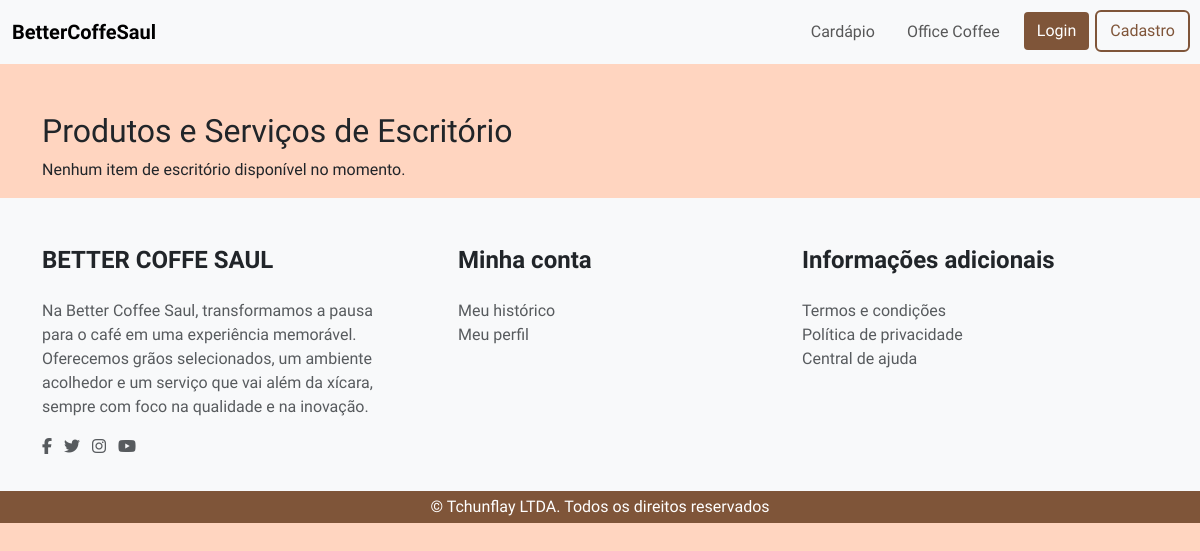
The app's page /coffeoffice/, older data.
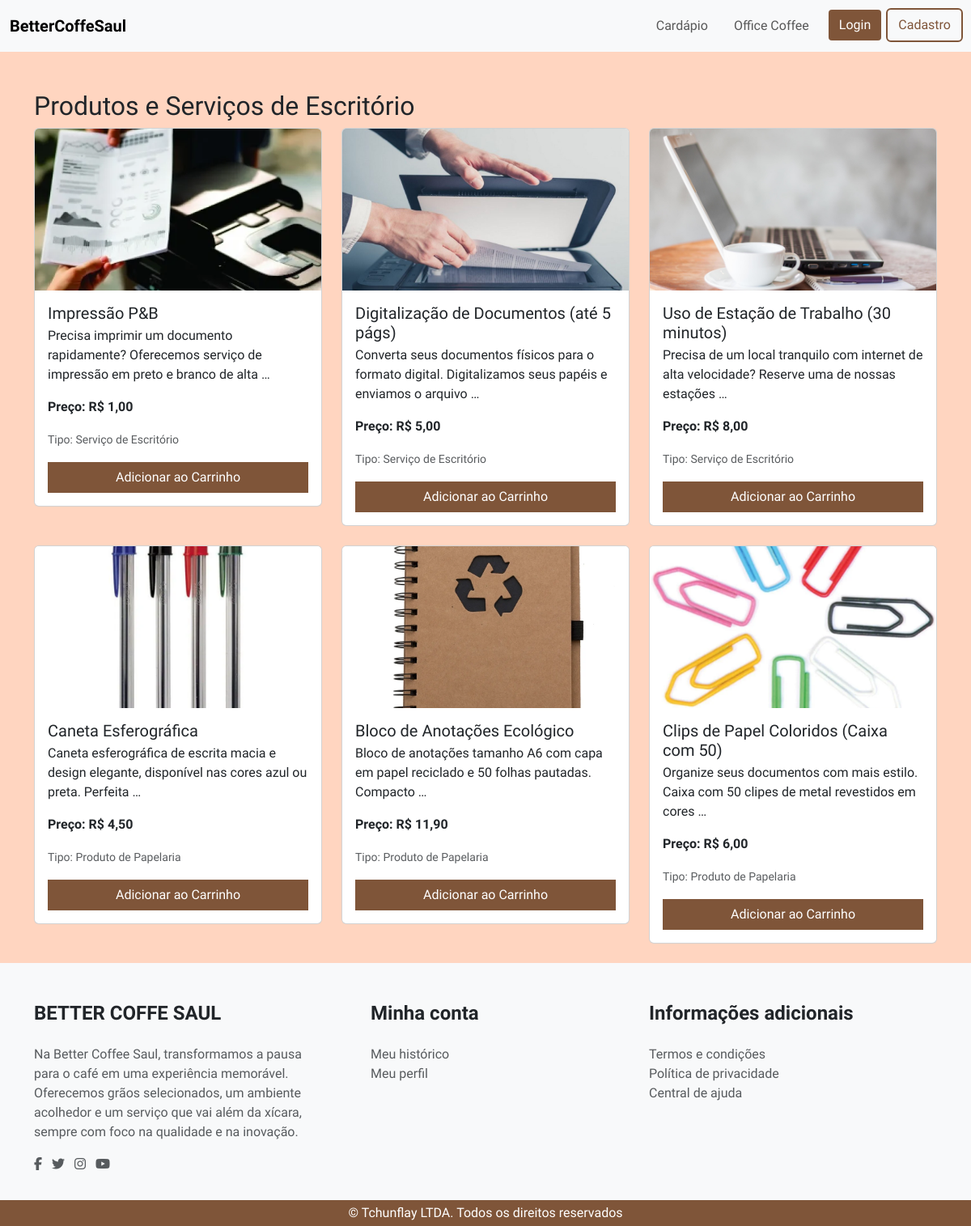
The same page, newer data.
### coffeoffice/models.py (models this page shows, shortened)
class OfficeItem(models.Model):
    ITEM_TYPE_CHOICES = [
        ('PROD', 'Produto de Papelaria'),
        ('SERV', 'Serviço de Escritório'),
    ]
    nome = models.CharField(max_length=100)
    descricao = models.TextField(blank=True, null=True)
    preco = models.DecimalField(max_digits=6, decimal_places=2)
    tipo_item = models.CharField(max_length=4, choices=ITEM_TYPE_CHOICES, default='PROD')
    foto = models.ImageField(upload_to='fotos_office_items/', blank=True, null=True, default='fotos_office_items/default.png')
    disponivel = models.BooleanField(default=True)
    adicionado = models.DateTimeField(default=timezone.now)
    editado = models.DateTimeField(auto_now=True)

### coffeoffice/views.py (the view)
# urls.py: path('', views.office_list, name='office_list'),
def office_list(request):
    items = OfficeItem.objects.filter(disponivel=True)
    context = {'office_items': items}
    return render(request, 'coffeoffice/office_list.html', context)

### coffeoffice/templates/coffeoffice/office_list.html (shortened to what this page needs)
{% extends "base.html" %}
{% load static %}
{% block content %}
<div class="container mt-5">
    <h2>Produtos e Serviços de Escritório</h2>
    <div class="row">
        {% for item in office_items %}
        <div class="col-md-4 mb-4">
            <div class="card">
                {% if item.foto %}
                    <img src="{{ item.foto.url }}" class="card-img-top" alt="{{ item.nome }}" style="max-height: 200px; object-fit: cover;">
                {% else %}
                    <img src="../../../media/fotos_cardapio/default.png" class="card-img-top" alt="Imagem Padrão" style="max-height: 200px; object-fit: cover;">
                {% endif %}
                <div class="card-body">
                    <h5 class="card-title mb-1">{{ item.nome }}</h5>
                    <p class="card-text">{{ item.descricao|truncatewords:15 }}</p>
                    <p class="card-text"><strong>Preço: R$ {{ item.preco|floatformat:2 }}</strong></p>
                    <p class="card-text"><small class="text-muted">Tipo: {{ item.get_tipo_item_display }}</small></p>
                    <a href="{% url 'cart:add_office_item_to_cart' item.id %}" class="btn btn-orange rounded-0 w-100">Adicionar ao Carrinho</a>
                </div>
            </div>
        </div>
        {% empty %}
        <p>Nenhum item de escritório disponível no momento.</p>
        {% endfor %}
    </div>
</div>
{% endblock %}

### templates/base.html (shortened to what this page needs)
{% load static %}
<!DOCTYPE html>
<html lang="en">
<head>
    <link rel="stylesheet" href="https://cdnjs.cloudflare.com/ajax/libs/font-awesome/6.5.1/css/all.min.css">
    <link href="https://cdn.jsdelivr.net/npm/bootstrap@5.3.3/dist/css/bootstrap.min.css" rel="stylesheet"
>
    <link rel="stylesheet" href="{% static 'css/style.css' %}">
</head>
<body>
    {% include "navbar.html" %}
    {% block content %}
    {% endblock %}
    {% include "footer.html" %}
</body>
</html>

### templates/navbar.html (shortened to what this page needs)
<nav class="navbar navbar-expand-lg navbar-light bg-light">
    <div class="container-fluid pt-1 pb-1">
        <a href="{% url 'home:index' %}" class="navbar-brand fw-bold">BetterCoffeSaul</a>
        <div class="collapse navbar-collapse d-lg-flex justify-content-lg-end" id="navbarNavContent">
            <ul class="navbar-nav">
                <li class="nav-item me-lg-3">
                    <a class="nav-link" href="{% url 'cardapio:index' %}">Cardápio</a>
                </li>
                <li class="nav-item me-lg-3">
                    <a href="{% url 'coffeoffice:office_list' %}" class="nav-link ">Office Coffee</a>
                </li>
                {% if user.is_authenticated %}
                    <li class="nav-item dropdown me-lg-3">
                        <a class="nav-link dropdown-toggle" href="#" id="navbarDropdownUser" role="button" data-bs-toggle="dropdown" aria-expanded="false">
                            Olá, {{ user.username|default:user.email }}
                        </a>
                        <ul class="dropdown-menu dropdown-menu-end" aria-labelledby="navbarDropdownUser">
                            <li><a class="dropdown-item" href="#">Meu Perfil</a></li>
                            <li><hr class="dropdown-divider"></li>
                            <li>
                                <form action="{% url 'logout' %}" method="post" style="margin-bottom: 0;">
                                    {% csrf_token %}
                                    <button type="submit" class="dropdown-item" style="border: none; background: none; padding: 0.25rem 1rem; width: 100%; text-align: left;">Logout</button>
                                </form>
                            </li>
                        </ul>
                    </li>
                    <li class="nav-item">
                        <a class="nav-link" href="{% url 'cart:view_cart' %}">
                            <i class="fas fa-shopping-cart"></i>
                            {% if user.cart and user.cart.items.count > 0 %}
                            <span class="badge rounded-pill bg-color-orange">{{ user.cart.items.count }}</span>
                            {% endif %}
                        </a>
                    </li>
                {% else %}
                    <li class="nav-item d-none d-lg-block me-lg-2">
                        <a href="{% url 'login' %}" type="button" class="btn btn-orange rounded-1 w-100">Login</a>
                    </li>
                    <li class="nav-item d-none d-lg-block">
                        <a href="{% url 'home:signup' %}" type="button" class="btn btn-orange-outline rounded-1 w-100">Cadastro</a>
                    </li>
                {% endif %}
            </ul>
        </div>
    </div>
</nav>

### templates/footer.html
 <footer class="w-100 bg-light">
    <div class="container pt-5 pt-lg-5 pb-lg-3">
        <div class="row">
            <div class="col-12 col-md-3 col-lg-4 mb-3 mb-md-0 mb-lg-0">
                <h4 class="fs-4 fw-bold text-uppercase mb-2 mb-md-4 mb-lg-4">Better Coffe Saul</h4>
                <p class="text-muted"> Na Better Coffee Saul, transformamos a pausa para o café em uma experiência memorável. Oferecemos grãos selecionados, um ambiente acolhedor e um serviço que vai além da xícara, sempre com foco na qualidade e na inovação. </p>
                <p>
                    <a href="https://www.facebook.com/BetterCallSaulAMC/" title="Facebook" class="text-decoration-none text-muted me-1 me-md-1 me-lg-2">
                        <i class="fa fa-facebook" aria-hidden="true"></i>
                    </a>
                    <a href="https://x.com/BetterCallSaul?ref_src=twsrc%5Etfw" title="Twitter" class="text-decoration-none text-muted me-1 me-md-1 me-lg-2">
                        <i class="fa fa-twitter" aria-hidden="true"></i>
                    </a>
                    <a href="https://www.instagram.com/bettercallsaulamc/" title="Instagram" class="text-decoration-none text-muted me-1 me-md-1 me-lg-2">
                        <i class="fa fa-instagram" aria-hidden="true"></i>
                    </a>
                    <a href="https://www.youtube.com/watch?v=FAdiEjeNRi0" title="Youtube" class="text-decoration-none text-muted me-1 me-md-1 me-lg-2">
                        <i class="fa fa-youtube-play" aria-hidden="true"></i>
                    </a>
                </p>
            </div>
            <div class="col-12 col-md-3 col-lg-4 pe-lg-0 ps-lg-5 mb-3 mb-md-0 mb-lg-0">
                <h4 class="fs-4 fw-bold mb-2 mb-md-4 mb-lg-4">Minha conta</h4>
                <p class="mb-0 ">
                    <a href="{% url 'home:meu_historico' %}" class="text-decoration-none text-muted">Meu histórico</a>
                </p>
                <p class="mb-0 ">
                    <a href="" class="text-decoration-none text-muted">Meu perfil</a>
                </p>
            </div>
            <div class="col-12 col-md-3 col-lg-4 mb-3 mb-md-0 mb-lg-0">
                <h4 class="fs-4 fw-bold mb-2 mb-md-4 mb-lg-4">Informações adicionais</h4>
                <p class="mb-0 "><a href="{% url 'home:termos_e_condicoes' %}"  class="text-decoration-none text-muted">Termos e condições</a></p>
                <p class="mb-0 "><a href="{% url 'home:politica_de_privacidade' %}" class="text-decoration-none text-muted">Política de privacidade</a></p>
                <p class="mb-0 "><a href="{% url 'home:central_de_ajuda' %}"  class="text-decoration-none text-muted">Central de ajuda</a></p>
            </div>
        </div>
    </div>
    <div class="w-100 bg-color-orange d-flex justify-content-center align-items-center">
        <p class="mb-0 pt-1 pb-1">
            &copy; Tchunflay LTDA. Todos os direitos reservados
        </p>
    </div>
</footer>

### static/css/theme.css (style rules this page uses)
:root { --bg-coffe: #7f5539; --bg-coffe-hd: #ad8973; --bg-coffe-md: #b7927f; --bg-coffe-lg: #b1937d; --bg-orange: #7f5539; --bg-orange-hover: #b77e59; --bg-black: #000000; --bg-cinza-1: #757575; --bg-cinza-2: #F4F4F4; --bg-white: #FFFFFF; --bg-yellow: #FCB705; --bg-roxo: #E9008C; }
html, body { background-color: #ffd5c0; font-family: "Ruda", sans-serif; font-weight: 400; font-size: 16px; width: 100%; height: 100%; }
.card-img-top { width: 100%; height: 200px; object-fit: cover; }
a { color: #ad8973; text-decoration: none; }

### static/css/buttons.css (style rules this page uses)
.btn-orange { color: var(--bg-white); background-color: var(--bg-orange); outline: none; box-shadow: none; font-size: 1rem; font-family: "Ruda","sans-serif"; font-weight: 400; }
.btn-orange-outline { color: var(--bg-orange); background-color:transparent; outline: 2px solid var(--bg-orange); box-shadow: none; font-size: 1rem; border-radius: 0px; font-family: "Ruda","sans-serif"; font-weight: 400; }

### static/css/colors.css (style rules this page uses)
.bg-color-orange { color: var(--bg-white); background-color: var(--bg-orange); }

Row changes from the older to the newer data that the page shows:
added OfficeItem: foto (picture), nome "Impressão P&B", descricao "Precisa imprimir um documento rapidamente? Oferecemos serviço de impressão em preto e branco de alta …", preco "1,00", tipo_item "Serviço de Escritório"
added OfficeItem: foto (picture), nome "Digitalização de Documentos (até 5 págs)", descricao "Converta seus documentos físicos para o formato digital. Digitalizamos seus papéis e enviamos o arquivo …", preco "5,00", tipo_item "Serviço de Escritório"
added OfficeItem: foto (picture), nome "Uso de Estação de Trabalho (30 minutos)", descricao "Precisa de um local tranquilo com internet de alta velocidade? Reserve uma de nossas estações …", preco "8,00", tipo_item "Serviço de Escritório"
added OfficeItem: foto (picture), nome "Caneta Esferográfica", descricao "Caneta esferográfica de escrita macia e design elegante, disponível nas cores azul ou preta. Perfeita …", preco "4,50", tipo_item "Produto de Papelaria"
added OfficeItem: foto (picture), nome "Bloco de Anotações Ecológico", descricao "Bloco de anotações tamanho A6 com capa em papel reciclado e 50 folhas pautadas. Compacto …", preco "11,90", tipo_item "Produto de Papelaria"
added OfficeItem: foto (picture), nome "Clips de Papel Coloridos (Caixa com 50)", descricao "Organize seus documentos com mais estilo. Caixa com 50 clipes de metal revestidos em cores …", preco "6,00", tipo_item "Produto de Papelaria"
Text that changed along with them:
text no longer shown: "Nenhum item de escritório disponível no momento."
